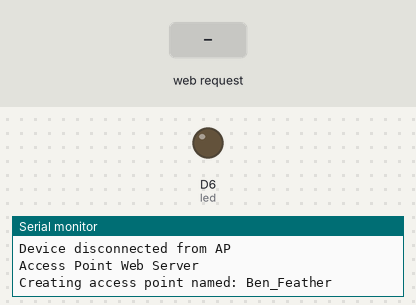
The sketch below on a simulated Arduino MKR. Shown: output pins drawn as LEDs (lit = HIGH), the last lines printed to the serial monitor. The test bench sets the inputs (shaded band).

Above: at 11.2 s.
11.3 s: HTTP request GET /H received
At 21.3 s:
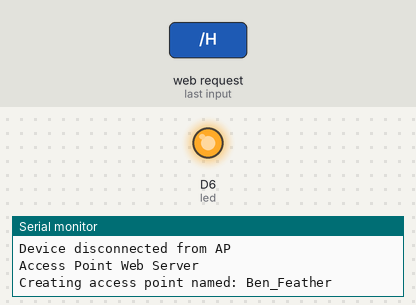
26.3 s: HTTP request GET /L received
At 30.3 s:
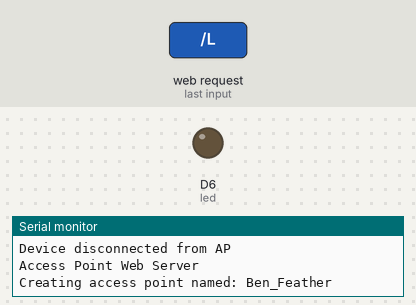
Timing chart, 0 to 31.8 s (numbered marks = the images above; inputs shaded):
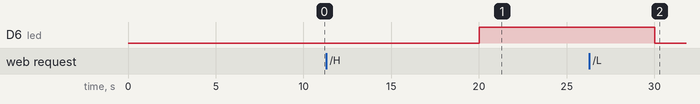

Measured:
- after the input at 11.3 s, D6 (led): LOW → HIGH after 8.7 s
- after the input at 26.3 s, D6 (led): HIGH → LOW after 3.7 s

The sketch:

AP_SimpleWebServer.ino
```cpp
#include <SPI.h>
#include <WiFi101.h>
#include "arduino_secrets.h"
#include "webpage.h"
//------------------------------------------------------------------------------
char ssid[] = SECRET_SSID;    // your network SSID (name)
char pass[] = SECRET_PASS;    // your network password (use for WPA, or use as key for WEP)
int keyIndex = 1;             // your network key Index number (needed only for WEP)
//---------------------------------------------------------------------------------------------------------------------------------------
int led =  LED_BUILTIN;
int status = WL_IDLE_STATUS;
WiFiServer server(80);
//------------------------------------------------------------------------------
void setup()
{
  Serial.begin(9600);
//  while (!Serial){}
  pinMode(led, OUTPUT);
  setupWifi();
  setupAccessPoint(ssid, pass);
}

void loop()
{
  updateConnectionStatus();
  listenForClient();
}
```

WiFi_Utils.ino
```cpp
//------------------------------------------------------------------------------
void setupWifi()
{
#ifdef ARDUINO_SAMD_ZERO
  WiFi.setPins(8, 7, 4, 2); // Set the WiFi pins on the Feather
#endif
}
//------------------------------------------------------------------------------
void turnOffWifi()
{
  WiFi.end(); // maybe kills wifi so you can setup again
}
//------------------------------------------------------------------------------
void connectToWifi(const char ssidName[], const char pass[])
{

  Serial.println("Starting...");
  Serial.println("Connecting to WiFi.");

  int conn = WiFi.begin(ssidName, pass);

  if (conn == WL_CONNECTED)
  {
    Serial.println("OK!");
  }
  else if (conn == WL_IDLE_STATUS)
  {
    Serial.println("Idle");
  }
  else
  {
    Serial.println("WiFi Connection Failed!");
  }
}
//------------------------------------------------------------------------------
void haltFirmware()
{
  Serial.println("\n\nSTOPPING THE PROGRAM!");
  while (true) {}
}
//------------------------------------------------------------------------------
void setupAccessPoint(const char ssidName[], const char pass[])
{
  if (WiFi.status() == WL_NO_SHIELD)
  {
    Serial.println("WiFi shield not present");
    haltFirmware();
  }
  Serial.println("Access Point Web Server");
  Serial.print("Creating access point named: ");
  Serial.println(ssid);

  status = WiFi.beginAP(ssid);
  if (status != WL_AP_LISTENING)
  {
    Serial.println("Creating access point failed");
    haltFirmware();
  }
  delay(10000);
  server.begin();
  printWiFiStatus();
}
//------------------------------------------------------------------------------
void updateConnectionStatus()
{

  if (status != WiFi.status())
  {
    status = WiFi.status(); // it has changed update the variable

    if (status == WL_AP_CONNECTED)
    {
      byte remoteMac[6];
      // a device has connected to the AP
      Serial.print("Device connected to AP, MAC address: ");
      WiFi.APClientMacAddress(remoteMac);
      Serial.print(remoteMac[5], HEX);
      Serial.print(":");
      Serial.print(remoteMac[4], HEX);
      Serial.print(":");
      Serial.print(remoteMac[3], HEX);
      Serial.print(":");
      Serial.print(remoteMac[2], HEX);
      Serial.print(":");
      Serial.print(remoteMac[1], HEX);
      Serial.print(":");
      Serial.println(remoteMac[0], HEX);
    }
    else // a device has disconnected from the AP, and we are back in listening mode
    {
      Serial.println("Device disconnected from AP");
      turnOffWifi();
      setupAccessPoint(ssid, pass);
    }
  }
}
//------------------------------------------------------------------------------
void listenForClient()
{
  WiFiClient client = server.available();   // listen for incoming clients

  if (client) // if you get a client,
  {
    Serial.println("new client");           // print a message out the serial port
    String currentLine = "";                // make a String to hold incoming data from the client
    while (client.connected())
    {
      if (client.available())
      {
        char c = client.read();             // read a byte, then
        Serial.write(c);                    // print it out the serial monitor
        if (c == '\n')
        {
          if (currentLine.length() == 0)
          {
            client.println("HTTP/1.1 200 OK");
            client.println("Content-type:text/html");
            client.println();
            client.print(webpage);
            client.println();
            break;
          }
          else
          {
            currentLine = "";
          }
        }
        else if (c != '\r')      // if you got anything else but a carriage return character,
        {
          currentLine += c;      // add it to the end of the currentLine
        }

        // Check to see if the client request was "GET /H" or "GET /L":
        if (currentLine.endsWith("GET /H"))
        {
          digitalWrite(led, HIGH); // GET /H turns the LED on
        }
        if (currentLine.endsWith("GET /L"))
        {
          digitalWrite(led, LOW); // GET /L turns the LED off
        }
      }
    }
    client.stop();
    Serial.println("client disconnected");
  }
}
//------------------------------------------------------------------------------
void printWiFiStatus()
{
  Serial.print("SSID: ");
  Serial.println(WiFi.SSID());

  IPAddress ip = WiFi.localIP();
  Serial.print("IP Address: ");
  Serial.println(ip);

  long rssi = WiFi.RSSI();
  Serial.print("signal strength (RSSI):");
  Serial.print(rssi);
  Serial.println(" dBm");

  Serial.print("To see this page in action, open a browser to http://");
  Serial.println(ip);

}
```

arduino_secrets.h
```cpp
#define SECRET_SSID "Ben_Feather"
#define SECRET_PASS "000000"
```

webpage.h
```cpp
const char *webpage = "<h1 id=\"hello-feather-server\">Hello Feather Server!</h1>"
"<p>Don't try going anywhere as you have no internet connection.</p>"
"<p>This html is stored in <code>webpage.h</code>. It has no <code>&lt;html&gt;</code>, <code>&lt;head&gt;</code> or <code>&lt;body&gt;</code> tags</p>"
"<h2 id=\"change-the-led\">Change the LED</h2>"
"<p>Click <a href=\"/H\">here</a> turn the LED on<br> Click <a href=\"/L\">here</a> turn the LED off<br></p>";
```
